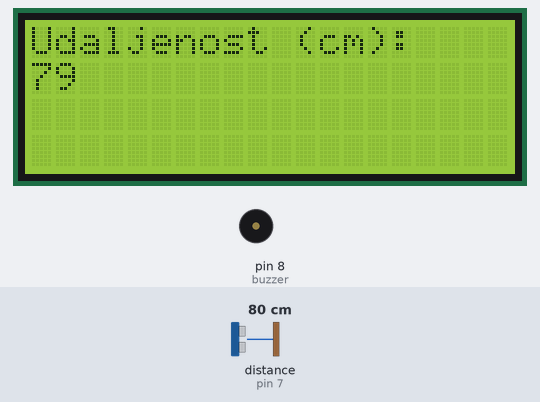
Recording of a sketch running on a simulated Arduino Uno, built with avr-gcc and run on an emulated ATmega328P. On the bench: 20×4 character LCD, buzzer (waves = sounding, pin HIGH). Wiring (inferred from the names in the program): ultrasonic range finder: trigger pin 6; echo pin 7. The inputs (shaded band) are chosen by the test bench; at power-on: distance to the obstacle (sensor on pin 7) 80 cm. The echo pulse lasts 58.3 µs per cm; pins used as bus, display or sensor lines are not drawn.

Above: at 2.2 s.
2.3 s: distance to the obstacle (sensor on pin 7) set to 299 cm
At 3.0 s:
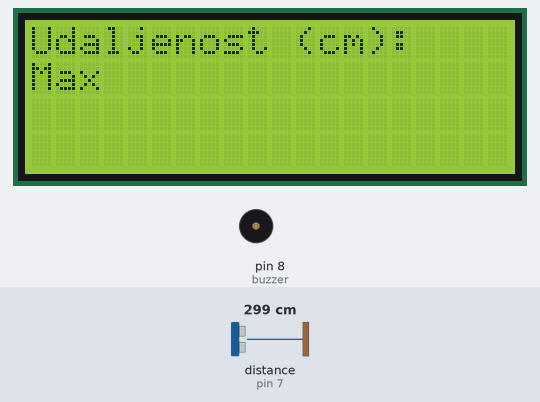
5.3 s: distance to the obstacle (sensor on pin 7) set to 4 cm
At 6.0 s:
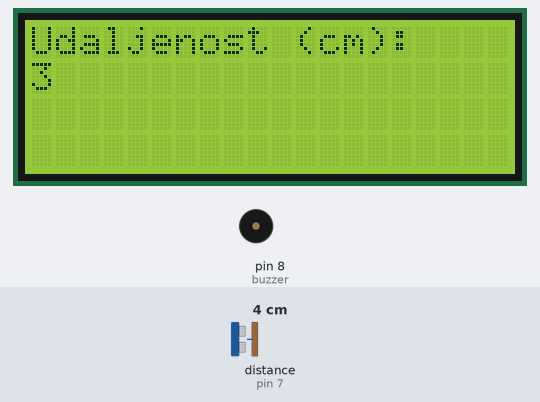
8.3 s: distance to the obstacle (sensor on pin 7) set to 2 cm
11.3 s: distance to the obstacle (sensor on pin 7) set to 9 cm
14.3 s: distance to the obstacle (sensor on pin 7) set to 35 cm
17.3 s: distance to the obstacle (sensor on pin 7) set to 18 cm
At 18.8 s:
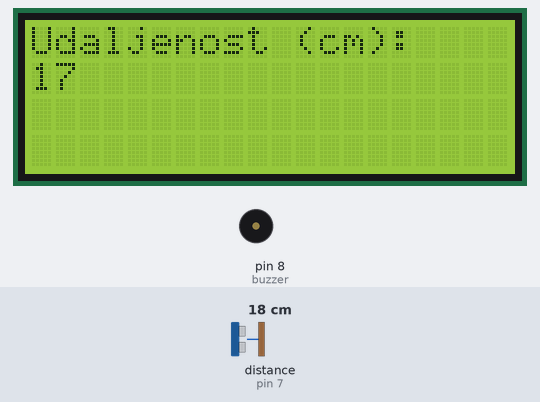
Timing chart, 0 to 20.3 s (numbered marks = the images above; inputs shaded):
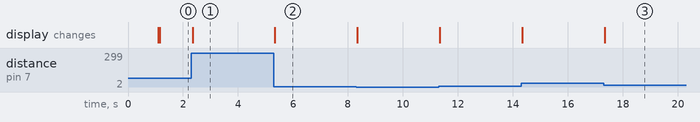

Measured:
- after the input at 2.3 s, the display: changes after 0.06 s (image 1)
- after the input at 5.3 s, the display: changes at once (image 2)
- after the input at 17.3 s, the display: changes at once (image 3)

The sketch:

Ultrasonic_LCD_Buzzer.ino
```cpp
//pins Ultrasonic sensor
const int trigPin = 6;
const int echoPin = 7;

//Ultrasonic variables
long duration;
int distance;
const int Max = 200;

//Buzzer pin
const int buzzer = 8;

#include<Wire.h>
#include<LiquidCrystal_I2C.h>

LiquidCrystal_I2C lcd(0x3F, 20, 4); //LCD address 0x3F

void Ultrasonic() {
  // Clears the trigPin
  digitalWrite(trigPin, LOW);
  delayMicroseconds(2);
  // Sets the trigPin on HIGH state for 10 micro seconds
  digitalWrite(trigPin, HIGH);
  delayMicroseconds(10);
  digitalWrite(trigPin, LOW);
  // Reads the echoPin, returns the sound wave travel time in microseconds
  duration = pulseIn(echoPin, HIGH);
  // Calculating the distance
  distance = duration * 0.034 / 2;
  // Prints the distance on LCD
  lcd.clear();
  lcd.setCursor(0, 0);
  lcd.print("Udaljenost (cm):");
  lcd.setCursor(0, 1);
  if (distance < Max) {
    //Buzzer(distance);     //Buzzer function call
    lcd.print(distance);
  } else {
    lcd.print("Max");
  }
}

void Buzzer(int distance) {
  if (distance > 100) {
    noTone(buzzer);
  }
  if (distance > 50) {
    tone(buzzer, 500);
    delay(200);
    noTone(buzzer);
    delay(200);
  }
  if (distance > 30) {
    tone(buzzer, 500);
    delay(150);
    noTone(buzzer);
    delay(150);
  }
  if (distance > 20) {
    tone(buzzer, 500);
    delay(100);
    noTone(buzzer);
    delay(100);
  }
  if (distance > 10) {
    tone(buzzer, 500);
    delay(50);
    noTone(buzzer);
    delay(50);
  }
  if (distance > 5) {
    tone(buzzer, 500);
  }
}


void setup() {
  //setup buzzer oun
  pinMode(buzzer, OUTPUT);
  //setup ultrasonic variables
  pinMode(trigPin, OUTPUT);
  pinMode(echoPin, INPUT);
  Serial.begin(9600);
  //setup lcd
  lcd.init();
  lcd.backlight();
  lcd.setCursor(2, 0);
  lcd.print("Welcome");
  delay(1000);
}

void loop() {
  Ultrasonic();
}
```
